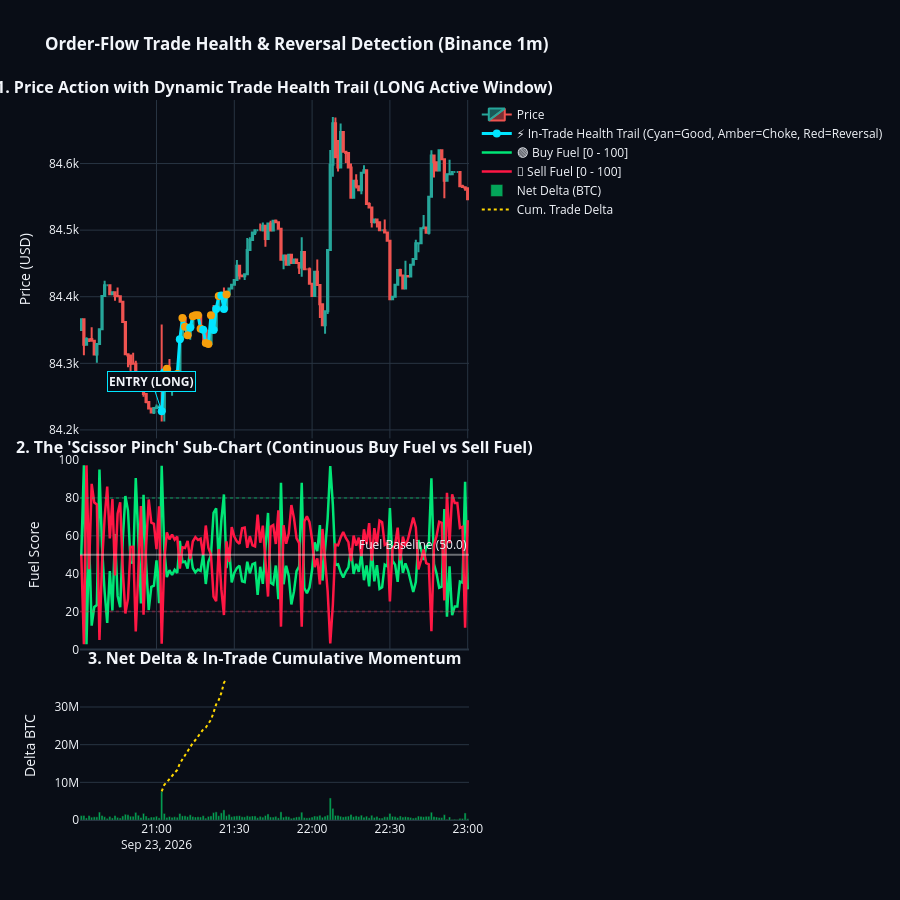

Notebook code for this chart:
### Code cell
import requests
import numpy as np
import pandas as pd
import plotly.graph_objects as go
from plotly.subplots import make_subplots

# 1. Fetch real 1m BTCUSDT order-flow data from Binance public API
SYMBOL = 'BTCUSDT'
INTERVAL = '1m'
LIMIT = 150  # Last 2.5 hours of 1-minute data

url = f"https://api.binance.com/api/v3/klines?symbol={SYMBOL}&interval={INTERVAL}&limit={LIMIT}"
res = requests.get(url, headers={'User-Agent': 'Mozilla/5.0'}).json()

cols = ['open_time', 'open', 'high', 'low', 'close', 'volume', '_', '_', 'trades', 'taker_buy_vol', '_', '_']
df = pd.DataFrame(res).iloc[:, :10]
df.columns = ['open_time', 'open', 'high', 'low', 'close', 'volume', 'trades', 'taker_buy_vol', 'extra1', 'extra2']
df = df[['open_time', 'open', 'high', 'low', 'close', 'volume', 'trades', 'taker_buy_vol']].apply(pd.to_numeric)
df['time'] = pd.to_datetime(df['open_time'], unit='ms')

# Extract buying and selling order-flow
df['taker_sell_vol'] = df['volume'] - df['taker_buy_vol']
df['net_delta'] = df['taker_buy_vol'] - df['taker_sell_vol']

# 2. Causal Continuous Normalization (Adaptive Z-Sigmoid [0 - 100])
def continuous_normalize(series, alpha=0.08):
    n = len(series)
    norm = np.zeros(n)
    mean, var = series.iloc[0], 1.0
    for i in range(n):
        x = series.iloc[i]
        mean = alpha * x + (1 - alpha) * mean
        diff = x - mean
        var = alpha * (diff ** 2) + (1 - alpha) * var
        std = np.sqrt(max(var, 1e-6))
        z = (x - mean) / std
        norm[i] = 100.0 / (1.0 + np.exp(-z))
    return norm

df['norm_buy'] = continuous_normalize(df['taker_buy_vol'])
df['norm_sell'] = continuous_normalize(df['taker_sell_vol'])

# 3. Simulate an Active Trade Life-Cycle for Dynamic Health Trail
# (Detects the largest recent momentum impulse to demonstrate the trail)
abs_delta = df['net_delta'].abs()
peak_idx = int(abs_delta.iloc[20:-20].idxmax())
trade_dir = 'LONG' if df['net_delta'].iloc[peak_idx] > 0 else 'SHORT'
entry_idx = peak_idx
exit_idx = min(len(df) - 1, entry_idx + 25)

# Calculate Trade Health State on each candle:
# • 🟢 Healthy (Fuel >= 50 and dominant)
# • 🟡 Choked (Fuel < 50)
# • 🔴 Reversed (Delta flipped against position)
health_colors = []
for i in range(entry_idx, exit_idx + 1):
    fuel = df['norm_buy'].iloc[i] if trade_dir == 'LONG' else df['norm_sell'].iloc[i]
    delta = df['net_delta'].iloc[i]
    opp_fuel = df['norm_sell'].iloc[i] if trade_dir == 'LONG' else df['norm_buy'].iloc[i]
    
    if (trade_dir == 'LONG' and delta < 0) or (trade_dir == 'SHORT' and delta > 0):
        health_colors.append('#FF1744')  # 🔴 Red: Opponent took over
    elif fuel < 50.0:
        health_colors.append('#F59E0B')  # 🟡 Amber: Fuel choked
    else:
        health_colors.append('#00E5FF')  # 🟢 Cyan: Healthy momentum

# 4. Create ONLY the 3 Synchronized Visual Charts
fig = make_subplots(
    rows=3, cols=1,
    shared_xaxes=True,
    vertical_spacing=0.03,
    subplot_titles=(
        f"<b>1. Price Action with Dynamic Trade Health Trail ({trade_dir} Active Window)</b>",
        f"<b>2. The 'Scissor Pinch' Sub-Chart (Continuous Buy Fuel vs Sell Fuel)</b>",
        f"<b>3. Net Delta & In-Trade Cumulative Momentum</b>"
    ),
    row_heights=[0.50, 0.28, 0.22]
)

# ----------------- CHART 1: PRICE + DYNAMIC HEALTH TRAIL -----------------
fig.add_trace(
    go.Candlestick(
        x=df['time'], open=df['open'], high=df['high'], low=df['low'], close=df['close'],
        increasing_line_color='#26a69a', decreasing_line_color='#ef5350',
        name="Price"
    ),
    row=1, col=1
)

# Dynamic Trade Health Trail overlay
fig.add_trace(
    go.Scatter(
        x=df['time'].iloc[entry_idx:exit_idx + 1],
        y=df['close'].iloc[entry_idx:exit_idx + 1],
        mode='lines+markers',
        line=dict(width=3, color='#00E5FF'),
        marker=dict(size=8, color=health_colors),
        name="⚡ In-Trade Health Trail (Cyan=Good, Amber=Choke, Red=Reversal)"
    ),
    row=1, col=1
)

# Entry Marker
fig.add_annotation(
    x=df['time'].iloc[entry_idx], y=df['close'].iloc[entry_idx],
    text=f"<b>ENTRY ({trade_dir})</b>", showarrow=True, arrowhead=2,
    arrowcolor="#00E5FF", bgcolor="#090d16", bordercolor="#00E5FF",
    row=1, col=1
)

# ----------------- CHART 2: THE SCISSOR PINCH (0 - 100) -----------------
fig.add_trace(
    go.Scatter(
        x=df['time'], y=df['norm_buy'],
        mode='lines', line=dict(color='#00E676', width=2.5),
        name="🟢 Buy Fuel [0 - 100]"
    ),
    row=2, col=1
)
fig.add_trace(
    go.Scatter(
        x=df['time'], y=df['norm_sell'],
        mode='lines', line=dict(color='#FF1744', width=2.5),
        name="🔴 Sell Fuel [0 - 100]"
    ),
    row=2, col=1
)

# Statistical Mean Baseline Reference (50)
fig.add_hline(y=50, line_dash="solid", line_color="rgba(255, 255, 255, 0.4)", row=2, col=1, annotation_text="Fuel Baseline (50.0)")
fig.add_hline(y=80, line_dash="dot", line_color="rgba(0, 230, 118, 0.3)", row=2, col=1)
fig.add_hline(y=20, line_dash="dot", line_color="rgba(255, 23, 68, 0.3)", row=2, col=1)

# ----------------- CHART 3: NET DELTA & CUMULATIVE FLOW -----------------
delta_colors = np.where(df['net_delta'] >= 0, 'rgba(0, 230, 118, 0.7)', 'rgba(255, 23, 68, 0.7)')
fig.add_trace(
    go.Bar(
        x=df['time'], y=df['net_delta'],
        marker_color=delta_colors,
        name="Net Delta (BTC)"
    ),
    row=3, col=1
)

# Cumulative in-trade flow line
cum_trade_delta = df['net_delta'].iloc[entry_idx:exit_idx + 1].cumsum()
fig.add_trace(
    go.Scatter(
        x=df['time'].iloc[entry_idx:exit_idx + 1],
        y=cum_trade_delta,
        mode='lines', line=dict(color='#FFD700', width=2, dash='dot'),
        name="Cum. Trade Delta"
    ),
    row=3, col=1
)

# ----------------- DASHBOARD STYLING -----------------
fig.update_layout(
    title="<b>Order-Flow Trade Health & Reversal Detection (Binance 1m)</b>",
    template="plotly_dark",
    height=900,
    showlegend=True,
    xaxis_rangeslider_visible=False,
    hovermode='x unified',
    paper_bgcolor='#090d16',
    plot_bgcolor='#090d16'
)

fig.update_yaxes(title_text="Price (USD)", row=1, col=1)
fig.update_yaxes(title_text="Fuel Score", range=[0, 100], row=2, col=1)
fig.update_yaxes(title_text="Delta BTC", row=3, col=1)

fig.show()

### Figure 1 — Plotly figure (JSON) as saved in the notebook; plotly's stock layout.template omitted (floating-point values rounded to 4 significant figures; data arrays with more than 128 entries replaced by an {"elided": "..."} marker saying what was removed)
{"data": [{"close": {"elided": "150 float values"}, "decreasing": {"line": {"color": "#ef5350"}}, "high": {"elided": "150 float values"}, "increasing": {"line": {"color": "#26a69a"}}, "low": {"elided": "150 float values"}, "name": "Price", "open": {"elided": "150 float values"}, "type": "candlestick", "x": {"elided": "150 str values"}, "xaxis": "x", "yaxis": "y"}, {"line": {"color": "#00E5FF", "width": 3}, "marker": {"color": ["#00E5FF", "#00E5FF", "#F59E0B", "#F59E0B", "#F59E0B", "#F59E0B", "#F59E0B", "#00E5FF", "#F59E0B", "#F59E0B", "#F59E0B", "#00E5FF", "#F59E0B", "#F59E0B", "#F59E0B", "#F59E0B", "#00E5FF", "#F59E0B", "#F59E0B", "#F59E0B", "#00E5FF", "#00E5FF", "#F59E0B", "#00E5FF", "#00E5FF", "#F59E0B"], "size": 8}, "mode": "lines+markers", "name": "⚡ In-Trade Health Trail (Cyan=Good, Amber=Choke, Red=Reversal)", "type": "scatter", "x": ["2026-09-23T21:02:00.000", "2026-09-23T21:03:00.000", "2026-09-23T21:04:00.000", "2026-09-23T21:05:00.000", "2026-09-23T21:06:00.000", "2026-09-23T21:07:00.000", "2026-09-23T21:08:00.000", "2026-09-23T21:09:00.000", "2026-09-23T21:10:00.000", "2026-09-23T21:11:00.000", "2026-09-23T21:12:00.000", "2026-09-23T21:13:00.000", "2026-09-23T21:14:00.000", "2026-09-23T21:15:00.000", "2026-09-23T21:16:00.000", "2026-09-23T21:17:00.000", "2026-09-23T21:18:00.000", "2026-09-23T21:19:00.000", "2026-09-23T21:20:00.000", "2026-09-23T21:21:00.000", "2026-09-23T21:22:00.000", "2026-09-23T21:23:00.000", "2026-09-23T21:24:00.000", "2026-09-23T21:25:00.000", "2026-09-23T21:26:00.000", "2026-09-23T21:27:00.000"], "xaxis": "x", "y": [84230.0, 84290.0, 84290.0, 84270.0, 84280.0, 84280.0, 84280.0, 84340.0, 84370.0, 84350.0, 84340.0, 84350.0, 84370.0, 84370.0, 84370.0, 84350.0, 84350.0, 84330.0, 84330.0, 84370.0, 84350.0, 84380.0, 84400.0, 84400.0, 84380.0, 84400.0], "yaxis": "y"}, {"line": {"color": "#00E676", "width": 2.5}, "mode": "lines", "name": "🟢 Buy Fuel [0 - 100]", "type": "scatter", "x": {"elided": "150 str values"}, "xaxis": "x2", "y": {"elided": "150 float values"}, "yaxis": "y2"}, {"line": {"color": "#FF1744", "width": 2.5}, "mode": "lines", "name": "🔴 Sell Fuel [0 - 100]", "type": "scatter", "x": {"elided": "150 str values"}, "xaxis": "x2", "y": {"elided": "150 float values"}, "yaxis": "y2"}, {"marker": {"color": {"elided": "150 str values"}}, "name": "Net Delta (BTC)", "type": "bar", "x": {"elided": "150 str values"}, "xaxis": "x3", "y": {"elided": "150 float values"}, "yaxis": "y3"}, {"line": {"color": "#FFD700", "dash": "dot", "width": 2}, "mode": "lines", "name": "Cum. Trade Delta", "type": "scatter", "x": ["2026-09-23T21:02:00.000", "2026-09-23T21:03:00.000", "2026-09-23T21:04:00.000", "2026-09-23T21:05:00.000", "2026-09-23T21:06:00.000", "2026-09-23T21:07:00.000", "2026-09-23T21:08:00.000", "2026-09-23T21:09:00.000", "2026-09-23T21:10:00.000", "2026-09-23T21:11:00.000", "2026-09-23T21:12:00.000", "2026-09-23T21:13:00.000", "2026-09-23T21:14:00.000", "2026-09-23T21:15:00.000", "2026-09-23T21:16:00.000", "2026-09-23T21:17:00.000", "2026-09-23T21:18:00.000", "2026-09-23T21:19:00.000", "2026-09-23T21:20:00.000", "2026-09-23T21:21:00.000", "2026-09-23T21:22:00.000", "2026-09-23T21:23:00.000", "2026-09-23T21:24:00.000", "2026-09-23T21:25:00.000", "2026-09-23T21:26:00.000", "2026-09-23T21:27:00.000"], "xaxis": "x3", "y": [7610000.0, 9344000.0, 10040000.0, 10960000.0, 11670000.0, 12540000.0, 13280000.0, 15000000.0, 16110000.0, 17220000.0, 18130000.0, 19500000.0, 20430000.0, 21230000.0, 22080000.0, 22890000.0, 24050000.0, 24550000.0, 25500000.0, 26580000.0, 28540000.0, 30700000.0, 31830000.0, 33730000.0, 36410000.0, 37550000.0], "yaxis": "y3"}], "layout": {"annotations": [{"font": {"size": 16}, "showarrow": false, "text": "<b>1. Price Action with Dynamic Trade Health Trail (LONG Active Window)</b>", "x": 0.5, "xanchor": "center", "xref": "paper", "y": 1, "yanchor": "bottom", "yref": "paper"}, {"font": {"size": 16}, "showarrow": false, "text": "<b>2. The 'Scissor Pinch' Sub-Chart (Continuous Buy Fuel vs Sell Fuel)</b>", "x": 0.5, "xanchor": "center", "xref": "paper", "y": 0.5, "yanchor": "bottom", "yref": "paper"}, {"font": {"size": 16}, "showarrow": false, "text": "<b>3. Net Delta & In-Trade Cumulative Momentum</b>", "x": 0.5, "xanchor": "center", "xref": "paper", "y": 0.2068, "yanchor": "bottom", "yref": "paper"}, {"arrowcolor": "#00E5FF", "arrowhead": 2, "bgcolor": "#090d16", "bordercolor": "#00E5FF", "showarrow": true, "text": "<b>ENTRY (LONG)</b>", "x": "2026-09-23T21:02:00", "xref": "x", "y": 84228, "yref": "y"}, {"showarrow": false, "text": "Fuel Baseline (50.0)", "x": 1, "xanchor": "right", "xref": "x2 domain", "y": 50, "yanchor": "bottom", "yref": "y2"}], "height": 900, "hovermode": "x unified", "paper_bgcolor": "#090d16", "plot_bgcolor": "#090d16", "shapes": [{"line": {"color": "rgba(255, 255, 255, 0.4)", "dash": "solid"}, "type": "line", "x0": 0, "x1": 1, "xref": "x2 domain", "y0": 50, "y1": 50, "yref": "y2"}, {"line": {"color": "rgba(0, 230, 118, 0.3)", "dash": "dot"}, "type": "line", "x0": 0, "x1": 1, "xref": "x2 domain", "y0": 80, "y1": 80, "yref": "y2"}, {"line": {"color": "rgba(255, 23, 68, 0.3)", "dash": "dot"}, "type": "line", "x0": 0, "x1": 1, "xref": "x2 domain", "y0": 20, "y1": 20, "yref": "y2"}], "showlegend": true, "title": {"text": "<b>Order-Flow Trade Health & Reversal Detection (Binance 1m)</b>"}, "xaxis": {"anchor": "y", "domain": [0, 1], "matches": "x3", "rangeslider": {"visible": false}, "showticklabels": false}, "xaxis2": {"anchor": "y2", "domain": [0, 1], "matches": "x3", "showticklabels": false}, "xaxis3": {"anchor": "y3", "domain": [0, 1]}, "yaxis": {"anchor": "x", "domain": [0.53, 1], "title": {"text": "Price (USD)"}}, "yaxis2": {"anchor": "x2", "domain": [0.2368, 0.5], "range": [0, 100], "title": {"text": "Fuel Score"}}, "yaxis3": {"anchor": "x3", "domain": [0, 0.2068], "title": {"text": "Delta BTC"}}}}
